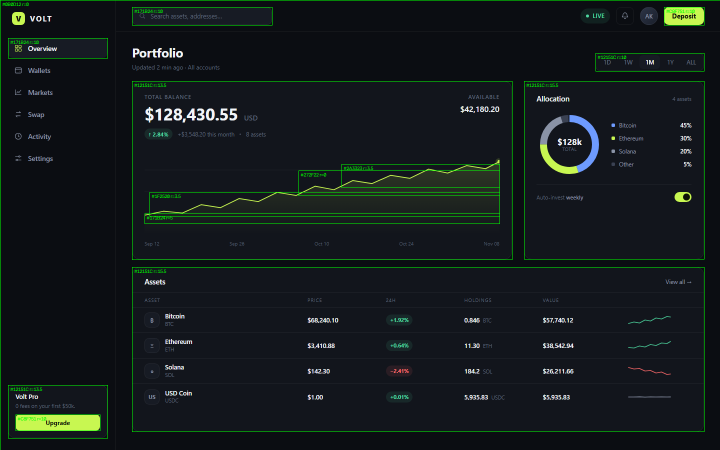
#> input picture design/out/measured-overlay.png, 1440 x 900 px (shown at 1/2 size)
$ python -i analyze.py   (imports and definitions only)
#> lines starting #> are read from the running program, lines starting #| are printed output that depends on the picture; after the words box and inside, x2 and y2 are one past the last pixel; in counts of white or black regions, pixels touching at a corner belong together
#!/usr/bin/env python3
"""
analyze.py - measure a UI screenshot into design-token evidence.

This is the "objective half" of the image -> design-language pipeline.
It does not try to understand the UI; it only measures what is physically
on the pixels: palette, solid-surface blocks, corner radii, spacing gaps,
and a relative type scale. A vision pass (human or multimodal model) then
assigns semantic roles on top of these numbers.

Usage:
    python analyze.py <image.png> [out_dir]
"""
from __future__ import annotations

import json
import math
import sys
from pathlib import Path

import cv2
import numpy as np
from PIL import Image


# ---------------------------------------------------------------- helpers
def hexc(rgb) -> str:
    return "#%02X%02X%02X" % tuple(int(round(v)) for v in rgb)


def load_rgb(path: Path) -> np.ndarray:
    return np.array(Image.open(path).convert("RGB"))


# [320 lines left out: functions cluster_palette, find_accents, fill_holes, corner_radius, find_blocks, merge_fragments and 2 more, not called in this run]


def measure_type(rgb: np.ndarray) -> dict:
    """Cluster text-line heights to recover a relative type scale.

    White top-hat (dark UI) / black-hat (light UI) suppresses large flat
    areas and keeps small bright elements such as glyphs. Lines are then
    joined horizontally so each contour is one text line, not one glyph.
    Solid bright blocks (buttons, logo marks) are rejected by ink density.
    """
    gray = cv2.cvtColor(rgb, cv2.COLOR_RGB2GRAY)
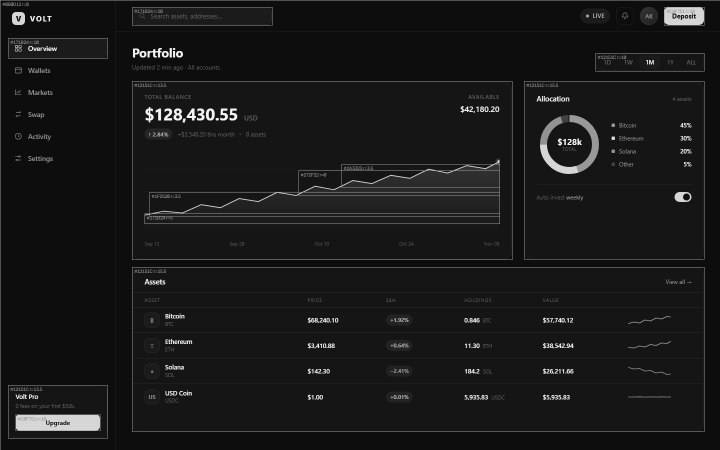
#> gray: shape (900, 1440) (shown at 1/2 size); min 13, max 245, mean 24.8
    dark_ui = float(gray.mean()) < 128
#> dark_ui = True
    kernel = cv2.getStructuringElement(cv2.MORPH_RECT, (25, 25))
    if dark_ui:
        resp = cv2.morphologyEx(gray, cv2.MORPH_TOPHAT, kernel)
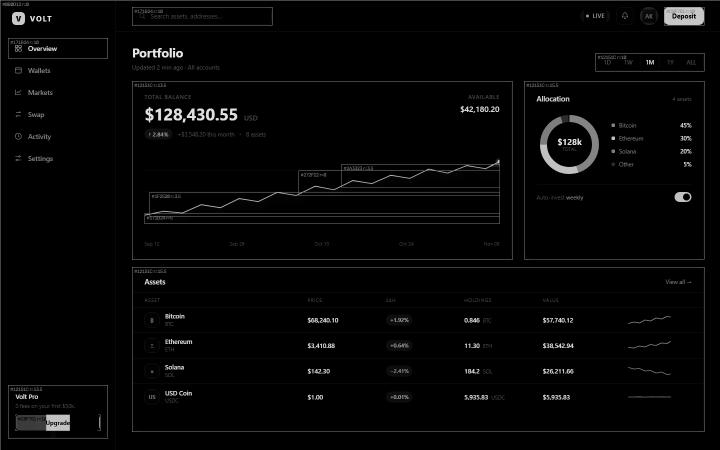
#> resp: shape (900, 1440) (shown at 1/2 size); min 0, max 232, mean 5.6
    else:
        resp = cv2.morphologyEx(gray, cv2.MORPH_BLACKHAT, kernel)

    binimg = (resp > 20).astype(np.uint8) * 255
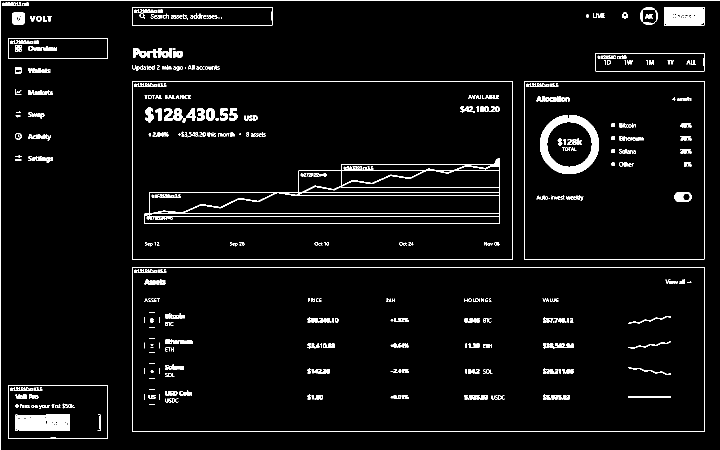
#> binimg: shape (900, 1440) (shown at 1/2 size); 4.1% white; 451 white regions (132 under 20 px), largest, box (x1, y1, x2, y2) and area: (289, 316, 1000, 448) 6607, (1080, 230, 1198, 348) 4750, (31, 829, 140, 862) 3230
    joined = cv2.dilate(binimg, cv2.getStructuringElement(cv2.MORPH_RECT, (9, 1)))
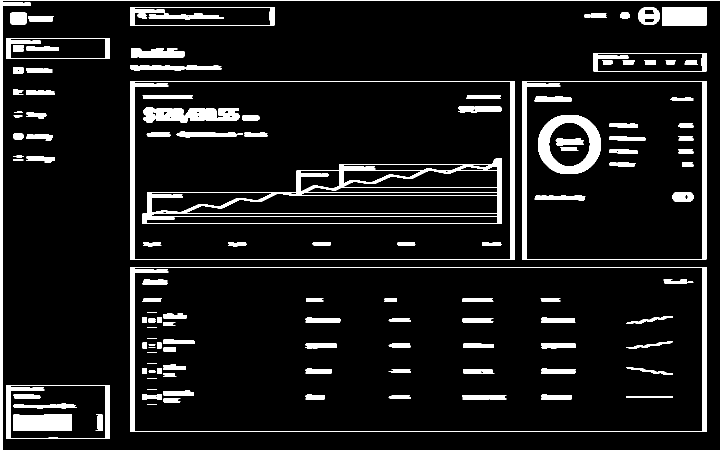
#> joined: shape (900, 1440) (shown at 1/2 size); 8.4% white; 135 white regions (6 under 20 px), largest, box (x1, y1, x2, y2) and area: (285, 316, 1004, 448) 11681, (260, 534, 1413, 864) 8669, (260, 162, 1029, 520) 8405
    joined = cv2.morphologyEx(joined, cv2.MORPH_CLOSE,
                              cv2.getStructuringElement(cv2.MORPH_RECT, (3, 2)))
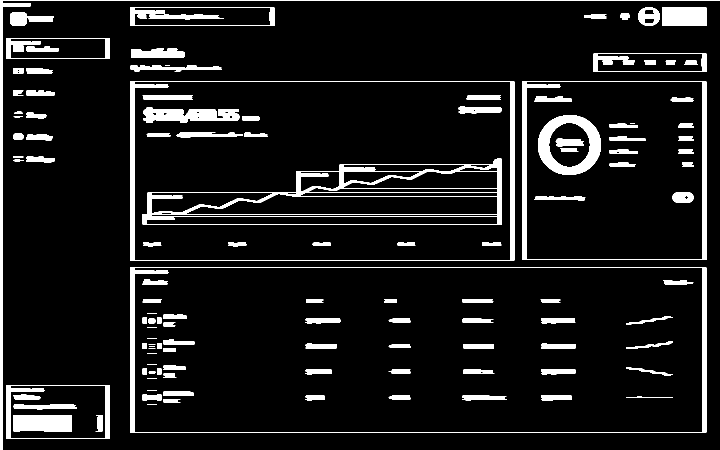
#> joined: shape (900, 1440) (shown at 1/2 size); 8.6% white; 124 white regions (5 under 20 px)
    contours, _ = cv2.findContours(joined, cv2.RETR_EXTERNAL, cv2.CHAIN_APPROX_SIMPLE)
#> contours = 28 contours, 1 with area under 20; largest, box (x1, y1, x2, y2) and area: (260, 535, 1413, 865) 379008, (260, 163, 1029, 521) 274176, (1044, 163, 1413, 520) 131008, (12, 771, 220, 878) 21942, (260, 15, 549, 52) 10368
    heights = []
    for c in contours:
        x, y, w, h = cv2.boundingRect(c)
        if not (6 <= h <= 44 and w >= 14 and w / max(h, 1) >= 2.0):
            continue
        ink = float((binimg[y:y + h, x:x + w] > 0).mean())
        if ink > 0.62:  # solid block, not a text line
            continue
        heights.append(h)
#> this loop made 28 passes
#> (x, y, w, h) on passes 3, 5, 7, 8, 10, 12, 16, 23, 26, 28: (26, 319, 21, 4), (26, 312, 21, 4), (26, 267, 21, 13), (27, 232, 18, 4), (28, 223, 18, 4), (26, 180, 21, 11), (26, 136, 22, 12), (1240, 26, 20, 13), (1276, 15, 44, 36), (0, 0, 1440, 900)
#> (x, y, w, h, ink) on passes 4, 6, 9, 11, 15, 18: (52, 313, 58, 13, 0.37), (52, 269, 54, 13, 0.348), (52, 225, 41, 13, 0.338), (53, 181, 57, 10, 0.467), (52, 137, 53, 10, 0.468), (261, 131, 182, 12, 0.242)
#> after the loop, heights = [13, 13, 13, 10, 10, 12, 37, 19, 41, 9, 26, 37]

    if not heights:
        return {"height_clusters_px": [], "text_lines": 0}

    clusters: list[list[int]] = []
    for h in sorted(heights):
        if clusters and abs(h - np.median(clusters[-1])) <= 1.5:
            clusters[-1].append(int(h))
        else:
            clusters.append([int(h)])
#> this loop made 12 passes
#> h on passes 1 to 12: 9, 10, 10, 12, 13, 13, 13, 19, 26, 37, 37, 41
#> after the loop, clusters = [[9, 10, 10], [12, 13, 13, 13], [19], [26], [37, 37], [41]]

    out = []
    for cl in clusters:
        med = float(np.median(cl))
        if len(cl) < 2 and med < 18:  # keep rare display-size lines
            continue
        out.append({
            "height_px": med,
            "count": len(cl),
            "est_font_px_range": [int(round(med / 0.95)), int(round(med / 0.70))],
        })
#> this loop made 6 passes
#> (cl, med) on passes 1 to 6: ([9, 10, 10], 10), ([12, 13, 13, 13], 13), ([19], 19), ([26], 26), ([37, 37], 37), ([41], 41)
#> after the loop, out = 6 items
    out.sort(key=lambda x: -x["height_px"])
    return {"height_clusters_px": out, "text_lines": len(heights)}


# [54 lines left out: functions draw_overlay, main, not called in this run]


# [2 lines not run here, left out]

>>> import cv2
>>> picture = cv2.cvtColor(cv2.imread('../out/measured-overlay.png'), cv2.COLOR_BGR2RGB)
>>> result = measure_type(picture)
#> result = 2 items

$ run again, on design/out/kitchen-sink.png
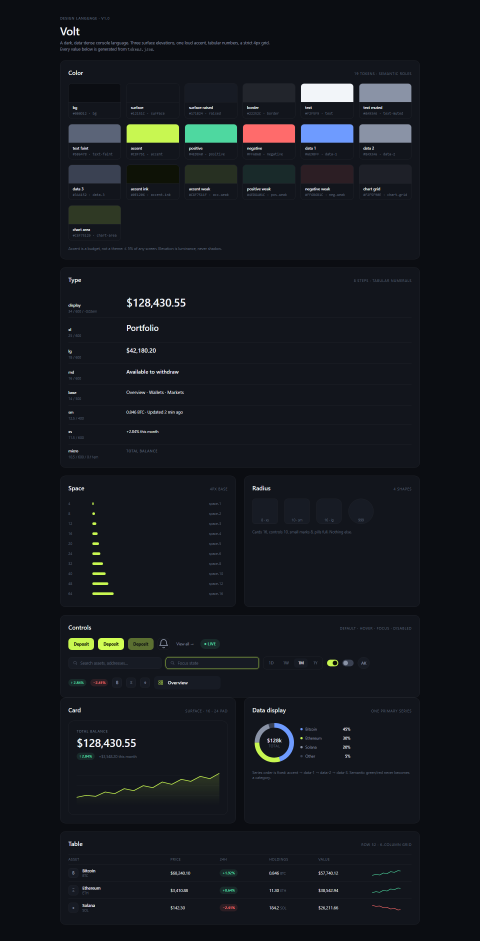
#> input picture design/out/kitchen-sink.png, 1440 x 2822 px (shown at 1/3 size)
#> dark_ui = True
#> in measure_type, `binimg = (resp > 20).astype(np.uint8) * 255`:
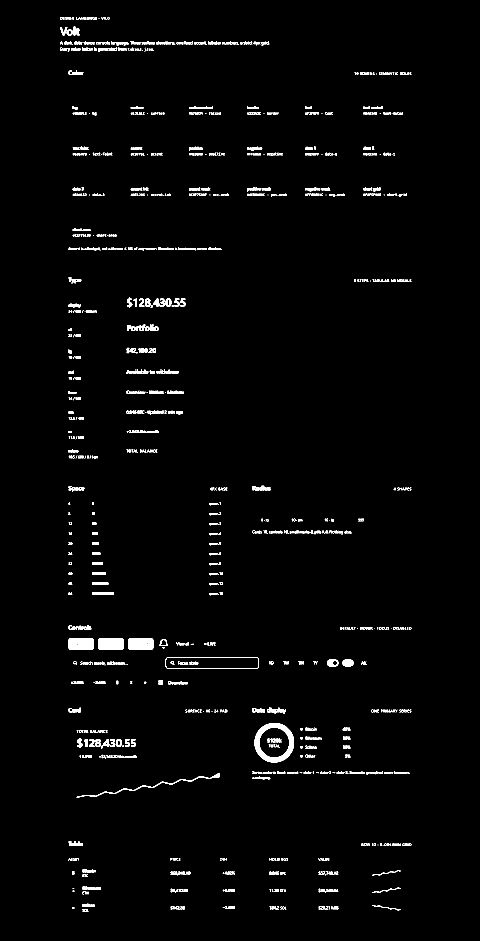
#> binimg: shape (2822, 1440) (shown at 1/3 size); 1.6% white; 1203 white regions (448 under 20 px), largest, box (x1, y1, x2, y2) and area: (764, 2169, 882, 2287) 4800, (294, 1914, 372, 1950) 2600, (205, 1914, 282, 1950) 2492
#> in measure_type, `joined = cv2.morphologyEx(joined, cv2.MORPH_CLOSE, cv2.getStructuringE..`:
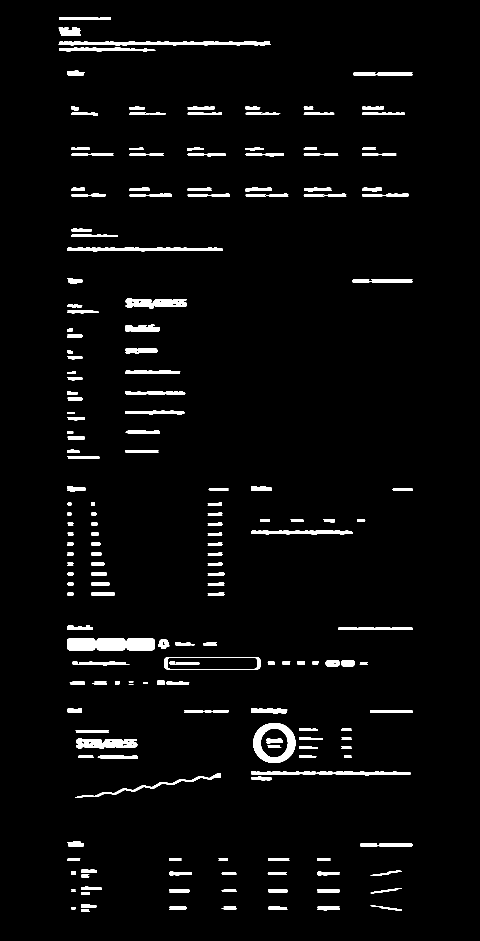
#> joined: shape (2822, 1440) (shown at 1/3 size); 3.2% white; 205 white regions (13 under 20 px)
#> contours = 201 contours, 13 with area under 20; largest, box (x1, y1, x2, y2) and area: (760, 2170, 886, 2288) 11826, (493, 1972, 781, 2008) 9985, (176, 124, 812, 137) 4612, (228, 2215, 412, 2246) 4000, (377, 894, 561, 925) 4000
#> the loop in measure_type, `for c in contours:` made 201 passes
#> (x, y, w, h, ink) on passes 1 to 3: (243, 2728, 27, 8, 0.264), (213, 2722, 14, 6, 0.333), (804, 2720, 59, 9, 0.352)
#> after the loop in measure_type, `for c in contours:`: heights = 166 values, max 36 at index 58, min 6 at index 1, mean 10.23
#> the loop in measure_type, `for h in sorted(heights):` made 166 passes
#> h on passes 1 to 3: 6, 6, 6
#> after the loop in measure_type, `for h in sorted(heights):`: clusters = 9 items
#> the loop in measure_type, `for cl in clusters:` made 9 passes
#> (cl, med) on passes 4 to 9: ([14, 14, 14, 14, 14], 14), ([16, 16, 16, 17, 17, 17, 18], 17), ([20, 20], 20), ([26], 26), ([31, 31], 31), ([36], 36)
#> result = 2 items
